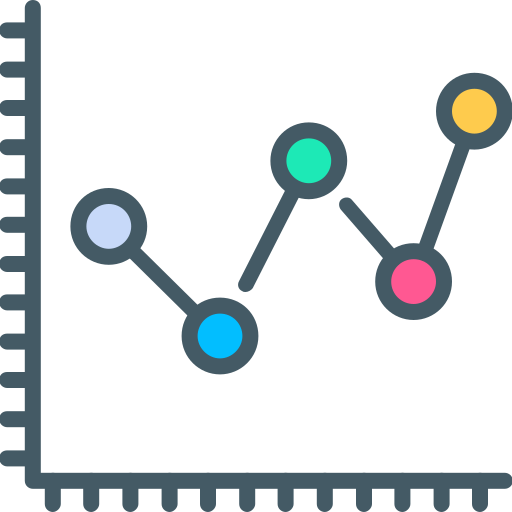
#> input picture Programming for Data Processing Project/utils/images/line_chart.png, 512 x 512 px
$ python -i main.py   (imports and definitions only)   (older library calls are emulated)
#> lines starting #> are read from the running program, lines starting #| are printed output that depends on the picture
# For menu
import tkinter as tk
from tkinter import messagebox
from PIL import Image, ImageTk
import os
# For data wrangling
import pandas as pd
# For visualization
import matplotlib.pyplot as plt
import seaborn as sns

def generate_csv():
    # Aquí va tu código para generar el archivo CSV
    messagebox.showinfo("Información", "Archivo CSV generado correctamente")

# [182 lines left out: functions show_information_csv, generate_line_chart, generate_bar_chart, generate_pie_chart, not called in this run]

def main():
    root = tk.Tk()
    root.title("TRANSFERMARKT STATISTICS") # Title
    root.geometry("1200x625")  # Window size
    root.resizable(False, False)  # No resizabled

    # Window icon
    icon_path = os.path.join("utils", "images", "tm_icon.ico")
    if os.path.exists(icon_path):
        root.iconbitmap(icon_path)
    else:
        print("The icon is not found:", icon_path)

    # Back colour
    root.configure(bg="#2e4053")

    # Frame for the title, descriptions and 2 first buttons
    frame_image_text = tk.Frame(root, bg="#d5dbdb", padx=10, pady=10)
    frame_image_text.pack(pady=20)

    # Image as title
    image_path = os.path.join("utils", "images", "Transfermarkt_logo.png")
    if os.path.exists(image_path):
        image = Image.open(image_path)
        image = image.resize((200, 100), Image.ANTIALIAS)
        transfermarket_logo = ImageTk.PhotoImage(image)

        label_logo = tk.Label(frame_image_text, image=transfermarket_logo, bg="#d5dbdb")
        label_logo.grid(row=0, column=0, columnspan=2, padx=10, pady=10)
    else:
        print("The Image is not found:", image_path)

    # Text "Welcome to Transfermarkt Statistics" en mayúsculas
    label_welcome = tk.Label(frame_image_text, text="Welcome to Transfermarkt Statistics".upper(), fg="#0e3d48", bg="#d5dbdb", font=("Arial", 20, "bold"))
    label_welcome.grid(row=1, column=0, columnspan=2, padx=10, pady=5)

    # Description Text
    label_info = tk.Label(frame_image_text, text="This program will allow you to perform data analysis of the most up-to-date information".upper(), fg="#0e3d48", bg="#d5dbdb", font=("Arial", 12))
    label_info.grid(row=2, column=0, columnspan=2, padx=10, pady=5)

    # Information downloader button
    download_icon_path = os.path.join("utils", "images", "descargar.png")
    if os.path.exists(download_icon_path):
        download_icon = tk.PhotoImage(file=download_icon_path)
        btn_download = tk.Button(frame_image_text, text="  Download Information from the Web  ", command=generate_csv, image=download_icon, compound="left", bg="#154360", fg="white", font=("Arial", 12, "bold"))
        btn_download.image = download_icon
        btn_download.grid(row=3, column=0, columnspan=1, padx=10, pady=10, sticky="e")
    else:
        btn_download = tk.Button(frame_image_text, text="Download Information from the Web", command=generate_csv, bg="#154360", fg="white", font=("Arial", 12, "bold"))
        btn_download.grid(row=3, column=0, columnspan=1, padx=10, pady=10, sticky="e")
        print("The Download Icon is not found:", download_icon_path)

    # Show data button
    show_data_icon_path = os.path.join("utils", "images", "tabla.png")
    if os.path.exists(show_data_icon_path):
        show_data_icon = tk.PhotoImage(file=show_data_icon_path)
        btn_show_data = tk.Button(frame_image_text, text="  Show Data  ", command= show_information_csv,image=show_data_icon, compound="left", bg="#154360", fg="white", font=("Arial", 12, "bold"))
        btn_show_data.image = show_data_icon
        btn_show_data.grid(row=3, column=1, columnspan=1, padx=10, pady=10, sticky="w")
    else:
        btn_show_data = tk.Button(frame_image_text, text="Show Data", bg="#154360", fg="white", font=("Arial", 12, "bold"))
        btn_show_data.grid(row=3, column=1, columnspan=1, padx=10, pady=10, sticky="w")
        print("The Data Show Icon is not found:", show_data_icon_path)

    # Space between buttons
    tk.Label(root, text="", bg="#2e4053").pack()

    # Plots buttons
    frame_buttons = tk.Frame(root, bg="#2e4053")
    frame_buttons.pack()

    btn_plot_1 = tk.Button(frame_buttons, text="LINE CHART", command=generate_line_chart, bg="#2196f3", fg="white", font=("Arial", 12, "bold"))
    btn_plot_1.grid(row=1, column=0, padx=10, pady=10)

    btn_plot_2 = tk.Button(frame_buttons, text="BAR CHART", command=generate_bar_chart, bg="#2196f3", fg="white", font=("Arial", 12, "bold"))
    btn_plot_2.grid(row=1, column=1, padx=10, pady=10)

    btn_plot_3 = tk.Button(frame_buttons, text="HISTOGRAM", command=generate_pie_chart, bg="#2196f3", fg="white", font=("Arial", 12, "bold"))
    btn_plot_3.grid(row=1, column=2, padx=10, pady=10)

    # Plots images
    # Line Chart
    line_chart_image_path_image_path = os.path.join("utils", "images", "line_chart.png")
    if os.path.exists(line_chart_image_path_image_path):
        line_chart_image_path_image = Image.open(line_chart_image_path_image_path)
#> line_chart_image_path_image is the input picture: PIL image 512x512 RGBA; mean R, G, B, A 16.7, 21.8, 23.6, 51.1
        line_chart_image_path_image = line_chart_image_path_image.resize((100, 100), Image.ANTIALIAS)
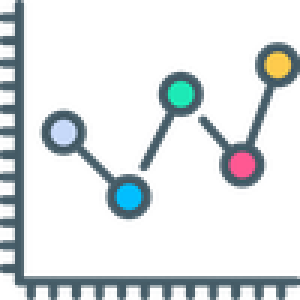
#> line_chart_image_path_image: PIL image 100x100 RGBA (shown 3 times larger); mean R, G, B, A 23.5, 30.9, 34, 51.2; transparent parts drawn white
        line_chart_image_path_photo = ImageTk.PhotoImage(line_chart_image_path_image)

        label_image_1 = tk.Label(frame_buttons, image=line_chart_image_path_photo, bg="#2e4053")
        label_image_1.image = line_chart_image_path_photo
        label_image_1.grid(row=0, column=0, padx=10, pady=10)
    else:
        print("The Line Chart Image is not found:", line_chart_image_path_image_path)

    # Bar Chart
    bar_chart_image_path = os.path.join("utils", "images", "bar_chart.png")
    if os.path.exists(bar_chart_image_path):
        bar_chart_image = Image.open(bar_chart_image_path)
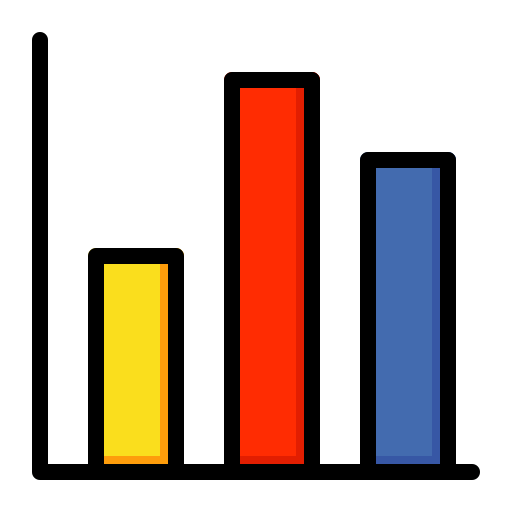
#> input picture Programming for Data Processing Project/utils/images/bar_chart.png, 512 x 512 px
#> bar_chart_image is the input picture: PIL image 512x512 RGBA; mean R, G, B, A 40, 21.7, 14, 99.5
        bar_chart_image = bar_chart_image.resize((100, 100), Image.ANTIALIAS)
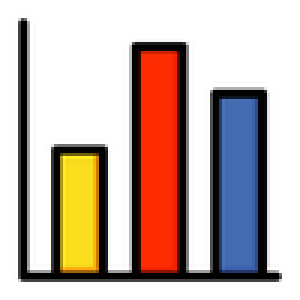
#> bar_chart_image: PIL image 100x100 RGBA (shown 3 times larger); mean R, G, B, A 40.3, 22, 14.2, 99.5; transparent parts drawn white
        bar_chart_photo = ImageTk.PhotoImage(bar_chart_image)

        label_image_2 = tk.Label(frame_buttons, image=bar_chart_photo, bg="#2e4053")
        label_image_2.image = bar_chart_photo
        label_image_2.grid(row=0, column=1, padx=10, pady=10)
    else:
        print("The Bar Chart Image is not found:", bar_chart_image_path)

    #Histogram
    histogram_image_path = os.path.join("utils", "images", "histogram.png")
    if os.path.exists(histogram_image_path):
        histogram_image = Image.open(histogram_image_path)
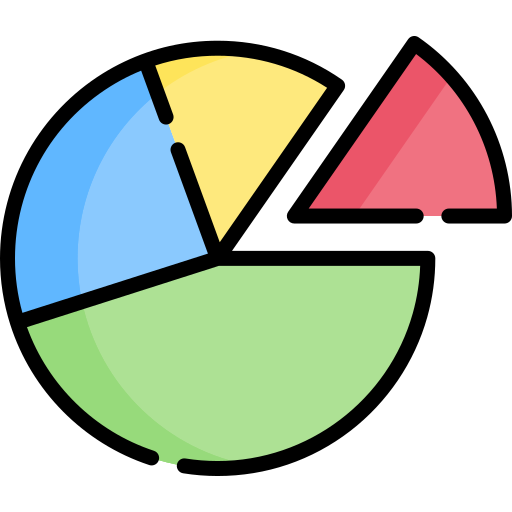
#> input picture Programming for Data Processing Project/utils/images/histogram.png, 512 x 512 px
#> histogram_image is the input picture: PIL image 512x512 RGBA; mean R, G, B, A 80.5, 89.8, 73.8, 150.7
        histogram_image = histogram_image.resize((100, 100), Image.ANTIALIAS)
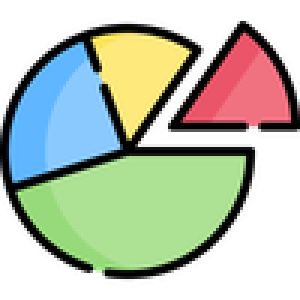
#> histogram_image: PIL image 100x100 RGBA (shown 3 times larger); mean R, G, B, A 81, 90.4, 74.2, 150.7; transparent parts drawn white
        histogram_photo = ImageTk.PhotoImage(histogram_image)

        label_image_3 = tk.Label(frame_buttons, image=histogram_photo, bg="#2e4053")
        label_image_3.image = histogram_photo
        label_image_3.grid(row=0, column=2, padx=10, pady=10)
    else:
        print("The Histogram Image is not found:", histogram_image_path)

    # Descripciones
    label_text_1 = tk.Label(frame_buttons, text="How was the market value \nevolution of the three most \ncurrent valuable clubs in Spain?", fg="white", bg="#2e4053", font=("Arial", 10, "bold"))
    label_text_1.grid(row=2, column=0, padx=10, pady=5)

    label_text_2 = tk.Label(frame_buttons, text="What is the market value \nof the three most valuable players in \nthe three most valuable clubs in Spain?", fg="white", bg="#2e4053", font=("Arial", 10, "bold"))
    label_text_2.grid(row=2, column=1, padx=10, pady=5)

    label_text_3 = tk.Label(frame_buttons, text="What are the historic top scorers' \nplayers’ nationalities in La Liga?", fg="white", bg="#2e4053", font=("Arial", 10, "bold"))
    label_text_3.grid(row=2, column=2, padx=10, pady=5)

    root.mainloop()

# [2 lines not run here, left out]

>>> result = main()
